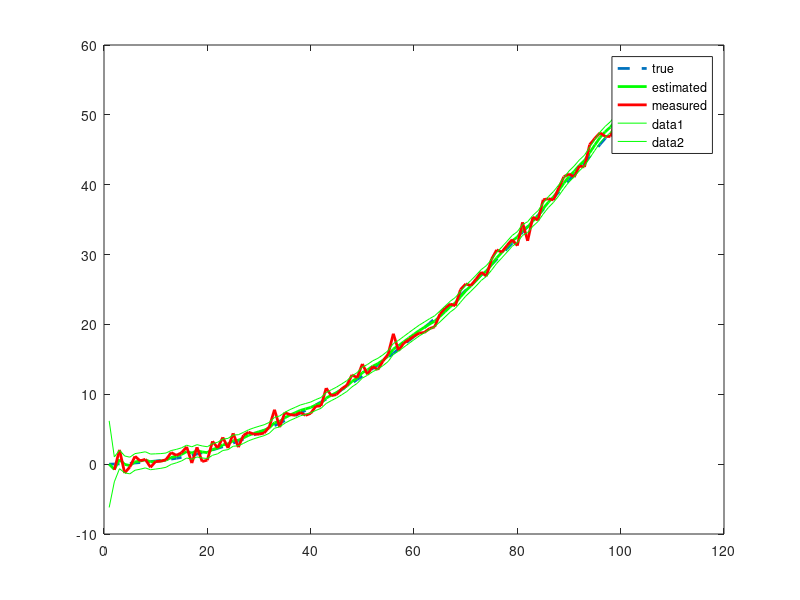
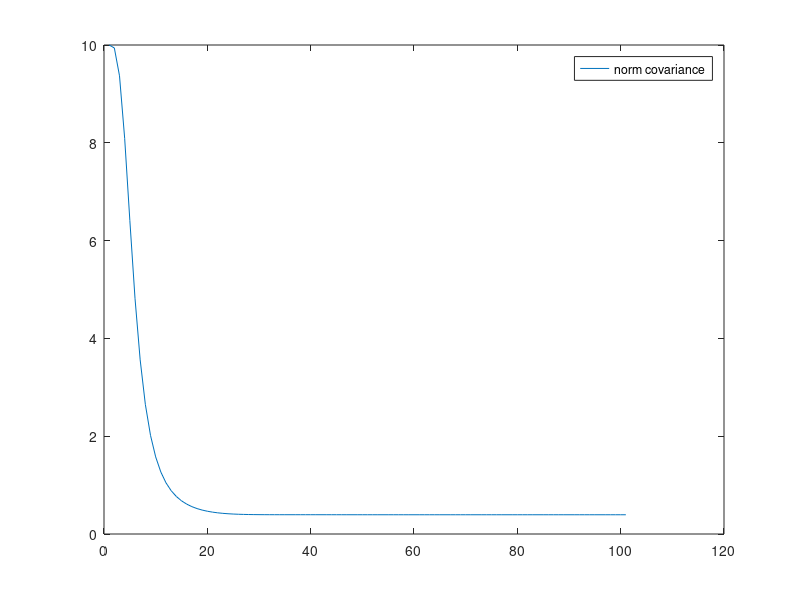

Recreate these plots in MATLAB, in order.
function f = int_test
% Kalman filtering of the double integrator with position measurements

% timing
dt = .1;   % time-step
N = 100;   % total time-steps
T = N*dt;  % final time

% noise terms
S.q = .3;    % external disturbance variance
S.r = .9;    % measurement noise variance

% F matrix
S.F = [1 dt;
       0 1]

% G matrix
S.G = [dt^2/2; 
       dt];

% Q matrix
S.Q = S.q*[dt^3/3, dt^2/2;
           dt^2/2, dt];

% R matrix
S.R = S.r;

% H matrix
S.H = [1, 0];

% initial estimate of mean and covariance
x = [0; 0];
P = 10*diag([1 1]);

xts = zeros(2, N+1); % true states
xs = zeros(2, N+1);  % estimated states
Ps = zeros(2, 2, N+1); % estimated covariances
nm = zeros(N+1,1); % Norm

zs = zeros(1, N);  % estimated state

pms = zeros(1, N); % measured position

xts(:,1) = x;
xs(:,1) = x;
Ps(:,:,1) = P;
nm(1) = norm(P);

for k=1:N
  u = cos(k/N); % pick some known control

  xts(:,k+1) = S.F*xts(:,k) + S.G*(u + sqrt(S.q)*randn);  % true state

  [x,P] = kf_predict(x,P,u,S);  % prediction
  
  z = xts(1,k+1) + sqrt(S.r)*randn;   % generate random measurement 
  
  [x,P] = kf_correct(x,P,z,S);  % correction
  
  % record result
  xs(:,k+1) = x;
  Ps(:,:,k+1) = P;
  zs(:,k) = z;
  nm(k+1) = norm(P); %2 norm 
end

plot(xts(1,:), '--', 'LineWidth',2)
hold on
plot(xs(1,:), 'g', 'LineWidth',2)
plot(2:N+1,zs(1,:), 'r', 'LineWidth',2)

legend('true', 'estimated','measured')

% 95% confidence intervals of the estimated position
plot(xs(1,:) + 1.96*reshape(sqrt(Ps(1,1,:)),N+1,1)', '-g')
plot(xs(1,:) - 1.96*reshape(sqrt(Ps(1,1,:)),N+1,1)', '-g')
figure, clf;
plot(1:N+1,nm,'-');
legend('norm covariance');

function [x,P] = kf_predict(x, P, u, S)

x = S.F*x + S.G*u;
P = S.F*P*S.F' + S.Q;

function [x,P] = kf_correct(x, P, z, S)

K = P*S.H'*inv(S.H*P*S.H' + S.R);
P = (eye(length(x)) - K*S.H)*P;
x = x + K*(z - S.H*x);
